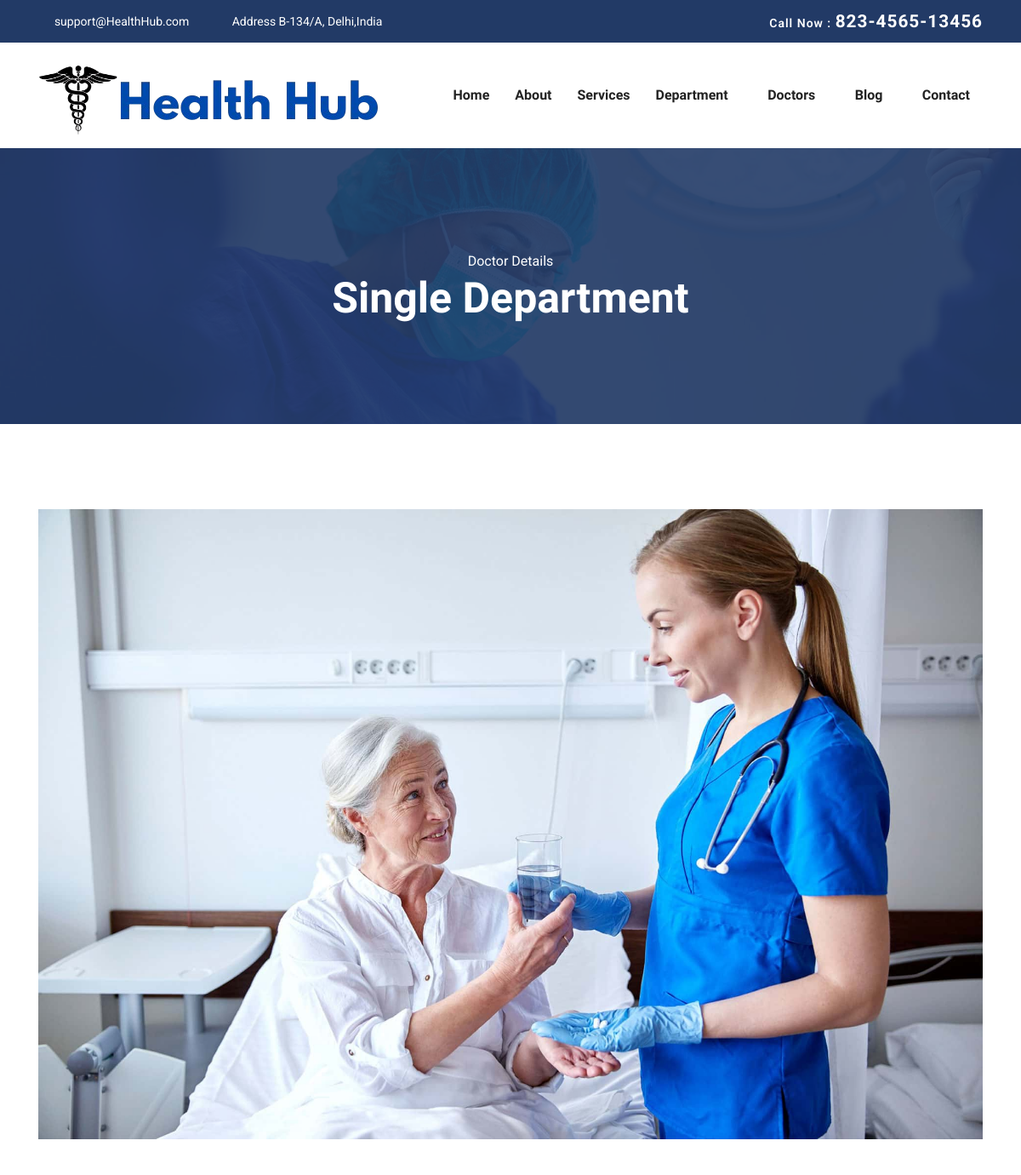
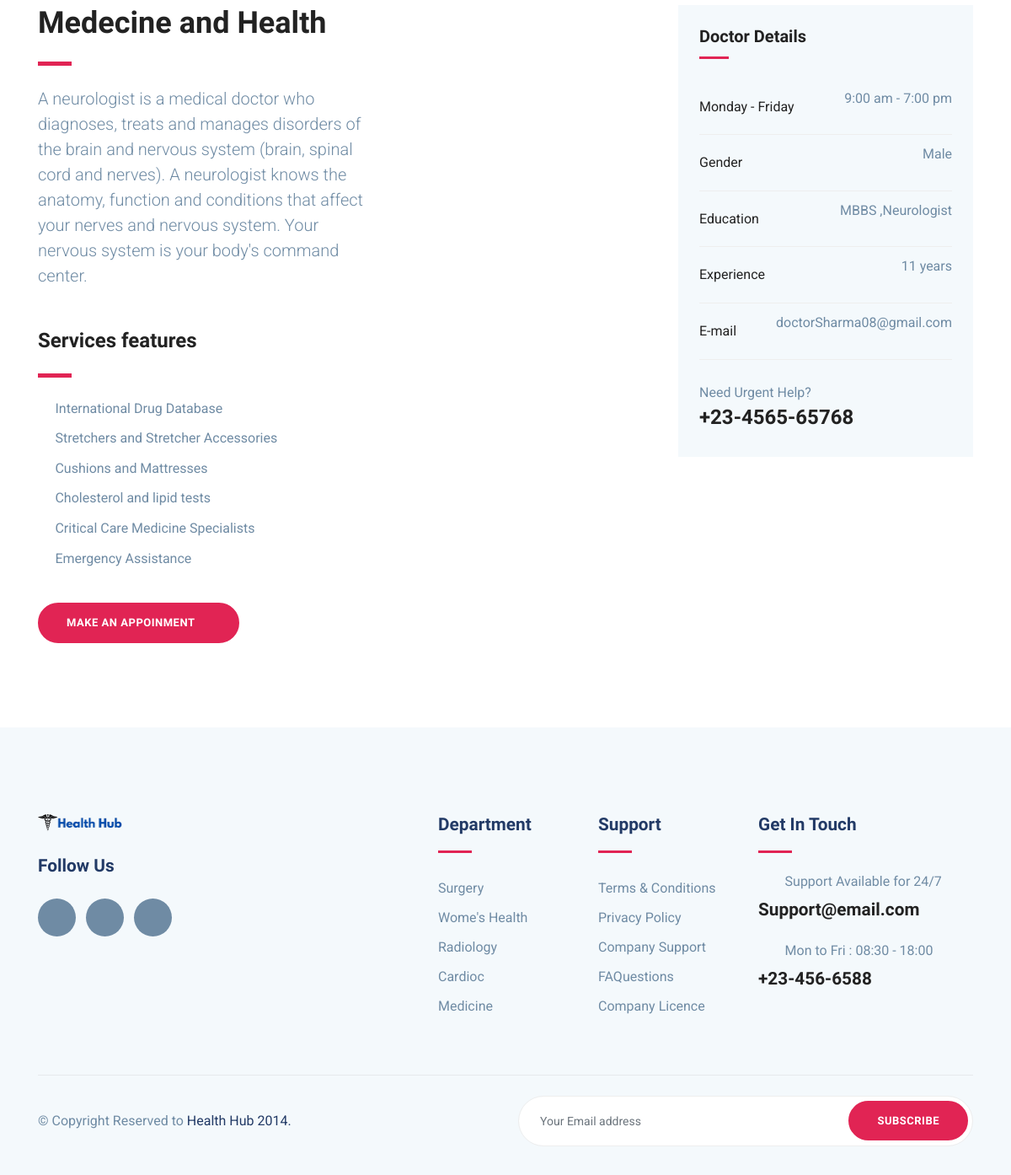
Screenshot of /Doctor-details/8 with the database file from the repository (2 pictures, top to bottom).
### appointment/models.py (models this page shows, shortened)
class DoctorDetail(models.Model):
    department_name = models.ForeignKey(Department,on_delete=models.CASCADE)
    doctor_full_name=models.CharField(max_length=150)
    gender=models.CharField(max_length=10)
    age=models.SmallIntegerField()
    education_status=models.CharField(max_length=150)
    work_experience=models.SmallIntegerField()
    email_id=models.CharField(max_length=100)
    mobile_number=models.BigIntegerField()
    doctor_description=models.TextField()
    avialiable_work_hours=models.SmallIntegerField()
    state=models.CharField(max_length=100)
    city=models.CharField(max_length=100)
    image = models.ImageField(upload_to='doctor_images/')

### health_care/views.py (the view)
# urls.py: path('Doctor-details/<int:id>',views.SingleDoctorDetailsPage),
def SingleDoctorDetailsPage(request,id):
    Single_doctors=DoctorDetail.objects.get(id=id)
    return render(request,"doctor-details.html",{"Single_doctors":Single_doctors})

### templates/doctor-details.html (shortened to what this page needs)
{% extends "base.html" %}
 {% block "content" %}
<section class="page-title bg-1">
	<div class="container">
	  <div class="row">
		<div class="col-md-12">
		  <div class="block text-center">
			<span class="text-white">Doctor Details</span>
			<h1 class="text-capitalize mb-5 text-lg">Single Department</h1>
		  </div>
		</div>
	  </div>
	</div>
  </section>
  <section class="section department-single">
	  <div class="container">
		  <div class="row">
			  <div class="col-lg-12">
				  <div class="department-img">
					  <img src="/static/images/service/bg-1.jpg" alt="" class="img-fluid">
				  </div>
			  </div>
		  </div>
		  <div class="row">
			  <div class="col-lg-8">
				  <div class="department-content mt-5">
					  <h3 class="text-md">Medecine and Health</h3>
					  <div class="divider my-4"></div>
					  <p class="lead">{{Single_doctors.doctor_description}} </p>
					  <h3 class="mt-5 mb-4">Services features</h3>
					  <div class="divider my-4"></div>
					  <ul class="list-unstyled department-service">
						  <li><i class="icofont-check mr-2"></i>International Drug Database</li>
						  <li><i class="icofont-check mr-2"></i>Stretchers and Stretcher Accessories</li>
						  <li><i class="icofont-check mr-2"></i>Cushions and Mattresses</li>
						  <li><i class="icofont-check mr-2"></i>Cholesterol and lipid tests</li>
						  <li><i class="icofont-check mr-2"></i>Critical Care Medicine Specialists</li>
						  <li><i class="icofont-check mr-2"></i>Emergency Assistance</li>
					  </ul>
					  <a href="/Appointment/{{Single_doctors.id}}" class="btn btn-main-2 btn-round-full">Make an Appoinment<i class="icofont-simple-right ml-2  "></i></a>
				  </div>
			  </div>
			  <div class="col-lg-4">
				  <div class="sidebar-widget schedule-widget mt-5">
					  <h5 class="mb-4">Doctor Details</h5>
					  <ul class="list-unstyled">
						<li class="d-flex justify-content-between align-items-center">
						  <a href="#">Monday - Friday</a>
						  <span>9:00 am - 7:00 pm</span>
						</li>
						<li class="d-flex justify-content-between align-items-center">
						  <a href="#">Gender</a>
						  <span>{{Single_doctors.gender}}</span>
						</li>
						<li class="d-flex justify-content-between align-items-center">
						  <a href="#">Education</a>
						  <span>{{Single_doctors.education_status}}</span>
						</li>
                        <li class="d-flex justify-content-between align-items-center">
                            <a href="#">Experience</a>
                            <span>{{Single_doctors.work_experience}} years</span>
                          </li>
                      <li class="d-flex justify-content-between align-items-center">
                        <a href="#">E-mail </a>
                        <span>{{Single_doctors.email_id}}</span>
                      </li>
                    </ul>
					  <div class="sidebar-contatct-info mt-4">
						  <p class="mb-0">Need Urgent Help?</p>
						  <h3>+23-4565-65768</h3>
					  </div>
				  </div>
			  </div>
		  </div>
	  </div>
  </section>
 {% endblock "content" %}

### static/css/style.css (style rules this page uses)
html { overflow-x: hidden; }
body { line-height: 1.6; font-family: "Roboto", sans-serif; -webkit-font-smoothing: antialiased; font-size: 16px; color: #6F8BA4; font-weight: 400; }
h1, .h1, h2, .h2, h3, .h3, h4, .h4, h5, .h5, h6, .h6 { font-family: "Exo", sans-serif; font-weight: 700; color: #222; }
h1, .h1 { font-size: 2.5rem; }
h3, .h3 { font-size: 1.5rem; }
h5, .h5 { font-size: 1.25rem; }
p { line-height: 30px; justify-items: center; }
.btn { display: inline-block; font-size: 14px; font-size: 0.8125rem; font-weight: 700; letter-spacing: .5px; padding: .75rem 2rem; font-family: "Exo", sans-serif; text-transform: uppercase; border-radius: 5px; border: 2px solid transparent; transition: all .35s ease; }
.btn-main-2 { background: #e12454; color: #fff; border-color: #e12454; }
.btn-round-full { border-radius: 50px; }
.section { padding: 100px 0; }
.text-md { font-size: 2.25rem; }
.text-lg { font-size: 3.75rem; }
a { color: #222; text-decoration: none; transition: all .35s ease; }
.page-title { padding: 120px 0px 70px 0px; position: relative; }
.page-title .block h1 { color: #fff; }
.text-lg { font-size: 50px; }
.bg-1 { background: url("../images/bg/22.jpg") no-repeat 50% 50%; background-size: cover; position: relative; }
.bg-1 .block text-center ,span ,h4,h1 { margin-bottom: 20px; }
.divider { width: 40px; height: 5px; background: #e12454; }
.department-service { margin-bottom: 40px; }
.department-service li { margin-bottom: 10px; }
.department-service li i { color: #e12454; }
.section doctors ,section-title ,p { width: 400px; }
.sidebar-widget { margin-bottom: 30px; padding-bottom: 35px; }
.sidebar-widget h5 { margin-bottom: 30px; position: relative; padding-bottom: 15px; }
.sidebar-widget h5:before { position: absolute; content: ""; left: 0px; bottom: 0px; width: 35px; height: 3px; background: #e12454; }
.sidebar-widget.schedule-widget { background: #f4f9fc; padding: 25px; }
.sidebar-widget.schedule-widget ul li { padding: 10px 0px; border-bottom: 1px solid #eee; }

### rows the page displays
DoctorDetail: doctor_description "A neurologist is a medical doctor who diagnoses, treats and manages disorders of the brain and nervous system (brain, spinal cord and nerves). A neurologist knows the anatomy, function and conditions that affect your nerves and nervous system. Your nervous system is your body's command center.", gender "Male", education_status "MBBS ,Neurologist", work_experience "11", email_id "doctorSharma08@gmail.com"
